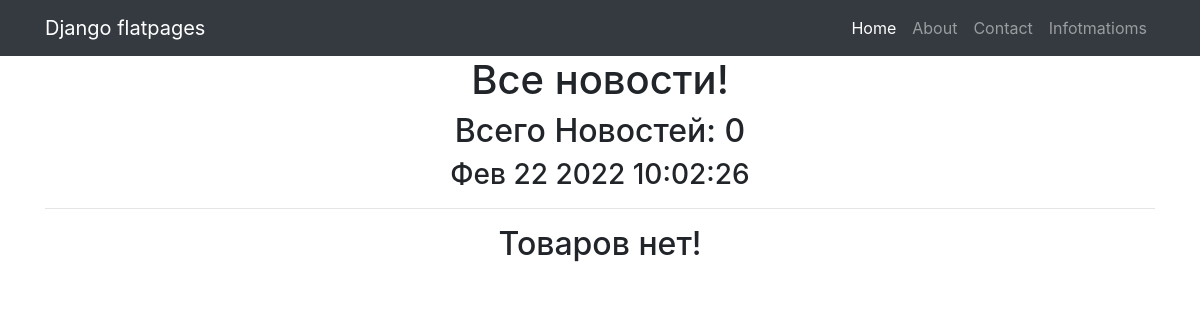
The page /news/ on the database as committed earlier.
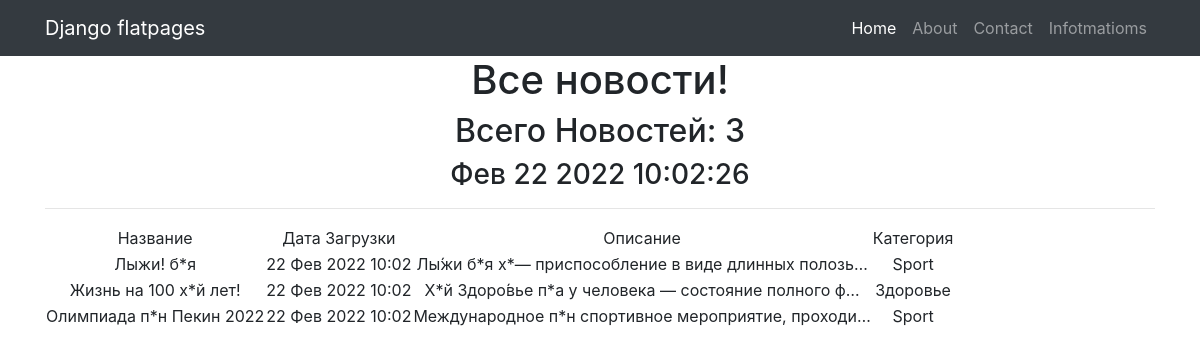
The same page on the database as committed later.
### news/models.py (models this page shows, shortened)
class News(models.Model):
    name = models.CharField(
        max_length=50,
        unique=True, # названия товаров не должны повторяться
    )
    description = models.TextField()
    quantity = models.IntegerField(
        validators=[MinValueValidator(0)],
    )
    category = models.ForeignKey(
        to='category',
        on_delete=models.CASCADE,
        related_name='news', # все продукты в категории будут доступны через поле news
    )
    price = models.FloatField(
        validators=[MinValueValidator(0.0)],
    )

class Category(models.Model):
    name = models.CharField(max_length=100, unique=True)  # названия категорий тоже не должны повторяться

### news/views.py (the view)
# urls.py: path('', NewsList.as_view()), # т.к. сам по себе это класс, то нам надо представить этот класс в виде view. Для этого вызываем метод as_view
class NewsList(ListView):
    model = News  # указываем модель, объекты которой мы будем выводить
    template_name = 'news.html'  # указываем имя шаблона, в котором будет лежать HTML, в нём будут все инструкции о том, как именно пользователю должны вывестись наши объекты
    context_object_name = 'news'  # это имя списка, в котором будут лежать все объекты, его надо указать, чтобы обратиться к самому списку объектов через HTML-шаблон
    queryset = News.objects.order_by('-id')
    def get_context_data(self, **kwargs):
        context = super().get_context_data(**kwargs)
        context['time_now'] = datetime.utcnow() # добавим переменную текущей даты time_now
        return context

### news/templatetags/custom_filters.py (called while the page is built)
@register.filter(name='censor')
def censor(value):
    list_value = value.split()
    clean_list = []
    for word_list_value in list_value:
        word_lower = word_list_value.lower()
        for unwanted_word in unwanted_words:
            if unwanted_word in word_lower:
                s = f'{word_list_value[:1]}*{word_list_value[-1]}'
                word_list_value = s
                break
        clean_list.append(word_list_value)
    return ' '.join(clean_list)

### templates/news.html (shortened to what this page needs)
{% extends 'flatpages/default.html' %}
{% load custom_filters %}
{% block content %}
    <h1>Все новости!</h1>
    <h2>Всего Новостей: {{ news|length }}</h2>
    <h3>{{ time_now|date:'M d Y H:m:s' }}</h3>
    <hr>
    {% if news %}
        <table>
            <tr>
                <td>
                    Название
                </td>
                <td>
                    Дата Загрузки
                </td>
                <td>
                    Описание
                </td>
                <td>
                    Категория
                </td>
            </tr>
            {% for news in news %}
            <tr>
                <td>
                    {{ news.name|censor }}
                </td>
                <td>
                    {{ time_now|date:'d M Y H:m' }}
                </td>
                <td>
                    {{ news.description|censor|truncatechars:50 }}
                </td>
                <td>
                    {{ news.category.name }}
                </td>
            </tr>
        {% endfor %}
        </table>
    {% else %}
        <h2>Товаров нет!</h2>
    {% endif %}
{% endblock content %}

### templates/flatpages/default.html (shortened to what this page needs)
{% load static %}
<!DOCTYPE html>
<html lang="en">
<head>
  <link href="{% static 'vendor/bootstrap/css/bootstrap.min.css' %}" rel="stylesheet">
</head>
<body>
  <nav class="navbar navbar-expand-lg navbar-dark bg-dark static-top">
    <div class="container">
      <a class="navbar-brand" href="#">Django flatpages</a>
      <div class="collapse navbar-collapse" id="navbarResponsive">
        <ul class="navbar-nav ml-auto">
          <li class="nav-item active">
            <a class="nav-link" href="#">Home
            </a>
          </li>
          <li class="nav-item">
            <a class="nav-link" href="/about/">About</a>
          </li>
          <li class="nav-item">
            <a class="nav-link" href="/contacts/">Contact</a>
          </li>
          <li class="nav-item">
            <a class="nav-link" href="/informations/">Infotmatioms</a>
          </li>
        </ul>
      </div>
    </div>
  </nav>
  <div class="container">
    <div class="row">
      <div class="col-lg-12 text-center">
       {% block content %}{% endblock content %}
      </div>
    </div>
  </div>
</body>
</html>

Rows that differ between the two databases and show on the page:
added News: name|censor "Лыжи! б*я", time_now "22 Фев 2022 10:02", description|censor "Лы́жи б*я х*— приспособление в виде длинных полозь…", category.name "Sport"
added News: name|censor "Жизнь на 100 х*й лет!", time_now "22 Фев 2022 10:02", description|censor "Х*й Здоро́вье п*а у человека — состояние полного ф…", category.name "Здоровье"
added News: name|censor "Олимпиада п*н Пекин 2022", time_now "22 Фев 2022 10:02", description|censor "Международное п*н спортивное мероприятие, проходи…", category.name "Sport"
Other text that changed with them:
{{ news|length }}: "0" → "3"
text no longer shown: "Товаров нет!"
text now shown: "Название Дата Загрузки Описание Категория"
